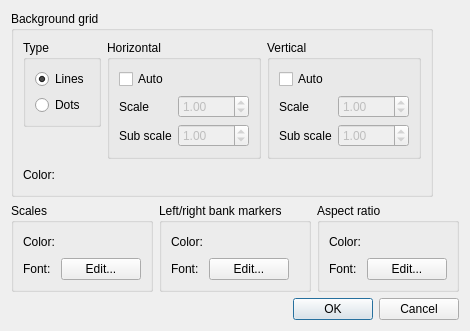
<?xml version="1.0" encoding="UTF-8"?>
<ui version="4.0">
 <class>GeoDataRiverSurveyCrossSectionDisplaySettingDialog</class>
 <widget class="QDialog" name="GeoDataRiverSurveyCrossSectionDisplaySettingDialog">
  <property name="geometry">
   <rect>
    <x>0</x>
    <y>0</y>
    <width>456</width>
    <height>318</height>
   </rect>
  </property>
  <property name="windowTitle">
   <string>Cross Section Window Display Setting</string>
  </property>
  <layout class="QVBoxLayout" name="verticalLayout_6">
   <item>
    <layout class="QHBoxLayout" name="horizontalLayout_6">
     <item>
      <widget class="QGroupBox" name="bgGridGroupBox">
       <property name="title">
        <string>Background grid</string>
       </property>
       <layout class="QVBoxLayout" name="verticalLayout_5">
        <item>
         <layout class="QHBoxLayout" name="horizontalLayout_2">
          <item>
           <layout class="QVBoxLayout" name="verticalLayout_4">
            <item>
             <widget class="QGroupBox" name="typeGroupBox">
              <property name="title">
               <string>Type</string>
              </property>
              <layout class="QVBoxLayout" name="verticalLayout">
               <item>
                <widget class="QRadioButton" name="bgLinesRadioButton">
                 <property name="text">
                  <string>Lines</string>
                 </property>
                 <property name="checked">
                  <bool>true</bool>
                 </property>
                </widget>
               </item>
               <item>
                <widget class="QRadioButton" name="bgDotsRadioButton">
                 <property name="text">
                  <string>Dots</string>
                 </property>
                </widget>
               </item>
              </layout>
             </widget>
            </item>
            <item>
             <spacer name="verticalSpacer">
              <property name="orientation">
               <enum>Qt::Vertical</enum>
              </property>
              <property name="sizeHint" stdset="0">
               <size>
                <width>20</width>
                <height>13</height>
               </size>
              </property>
             </spacer>
            </item>
           </layout>
          </item>
          <item>
           <widget class="QGroupBox" name="horizontalGroupBox">
            <property name="title">
             <string>Horizontal</string>
            </property>
            <layout class="QVBoxLayout" name="verticalLayout_2">
             <item>
              <widget class="QCheckBox" name="horizontalAutoCheckBox">
               <property name="text">
                <string>Auto</string>
               </property>
              </widget>
             </item>
             <item>
              <layout class="QGridLayout" name="gridLayout">
               <item row="0" column="0">
                <widget class="QLabel" name="horizontalScaleLabel">
                 <property name="text">
                  <string>Scale</string>
                 </property>
                </widget>
               </item>
               <item row="0" column="1">
                <widget class="QDoubleSpinBox" name="horizontalScaleSpinBox">
                 <property name="enabled">
                  <bool>false</bool>
                 </property>
                 <property name="minimum">
                  <double>0.010000000000000</double>
                 </property>
                 <property name="maximum">
                  <double>1000.000000000000000</double>
                 </property>
                 <property name="value">
                  <double>1.000000000000000</double>
                 </property>
                </widget>
               </item>
               <item row="1" column="0">
                <widget class="QLabel" name="horizontalSubScaleLabel">
                 <property name="text">
                  <string>Sub scale</string>
                 </property>
                </widget>
               </item>
               <item row="1" column="1">
                <widget class="QDoubleSpinBox" name="horizontalSubScaleSpinBox">
                 <property name="enabled">
                  <bool>false</bool>
                 </property>
                 <property name="minimum">
                  <double>0.010000000000000</double>
                 </property>
                 <property name="maximum">
                  <double>1000.000000000000000</double>
                 </property>
                 <property name="value">
                  <double>1.000000000000000</double>
                 </property>
                </widget>
               </item>
              </layout>
             </item>
            </layout>
           </widget>
          </item>
          <item>
           <widget class="QGroupBox" name="horizontalGroupBox_2">
            <property name="title">
             <string>Vertical</string>
            </property>
            <layout class="QVBoxLayout" name="verticalLayout_3">
             <item>
              <widget class="QCheckBox" name="verticalAutoCheckBox">
               <property name="text">
                <string>Auto</string>
               </property>
              </widget>
             </item>
             <item>
              <layout class="QGridLayout" name="gridLayout_2">
               <item row="0" column="0">
                <widget class="QLabel" name="verticalScaleLabel">
                 <property name="text">
                  <string>Scale</string>
                 </property>
                </widget>
               </item>
               <item row="0" column="1">
                <widget class="QDoubleSpinBox" name="verticalScaleSpinBox">
                 <property name="enabled">
                  <bool>false</bool>
                 </property>
                 <property name="minimum">
                  <double>0.010000000000000</double>
                 </property>
                 <property name="maximum">
                  <double>1000.000000000000000</double>
                 </property>
                 <property name="value">
                  <double>1.000000000000000</double>
                 </property>
                </widget>
               </item>
               <item row="1" column="0">
                <widget class="QLabel" name="verticalSubScaleLabel">
                 <property name="text">
                  <string>Sub scale</string>
                 </property>
                </widget>
               </item>
               <item row="1" column="1">
                <widget class="QDoubleSpinBox" name="verticalSubScaleSpinBox">
                 <property name="enabled">
                  <bool>false</bool>
                 </property>
                 <property name="minimum">
                  <double>0.010000000000000</double>
                 </property>
                 <property name="maximum">
                  <double>1000.000000000000000</double>
                 </property>
                 <property name="value">
                  <double>1.000000000000000</double>
                 </property>
                </widget>
               </item>
              </layout>
             </item>
            </layout>
           </widget>
          </item>
         </layout>
        </item>
        <item>
         <layout class="QHBoxLayout" name="horizontalLayout">
          <item>
           <widget class="QLabel" name="gridColorLabel">
            <property name="text">
             <string>Color:</string>
            </property>
           </widget>
          </item>
          <item>
           <widget class="ColorEditWidget" name="gridColorWidget">
            <property name="text">
             <string/>
            </property>
           </widget>
          </item>
          <item>
           <spacer name="horizontalSpacer">
            <property name="orientation">
             <enum>Qt::Horizontal</enum>
            </property>
            <property name="sizeHint" stdset="0">
             <size>
              <width>40</width>
              <height>20</height>
             </size>
            </property>
           </spacer>
          </item>
         </layout>
        </item>
       </layout>
      </widget>
     </item>
     <item>
      <spacer name="horizontalSpacer_5">
       <property name="orientation">
        <enum>Qt::Horizontal</enum>
       </property>
       <property name="sizeHint" stdset="0">
        <size>
         <width>40</width>
         <height>20</height>
        </size>
       </property>
      </spacer>
     </item>
    </layout>
   </item>
   <item>
    <layout class="QHBoxLayout" name="horizontalLayout_7">
     <item>
      <widget class="QGroupBox" name="distanceMakersGroupBox">
       <property name="title">
        <string>Scales</string>
       </property>
       <layout class="QGridLayout" name="gridLayout_4">
        <item row="0" column="0">
         <widget class="QLabel" name="distanceMarkersColorLabel">
          <property name="text">
           <string>Color:</string>
          </property>
         </widget>
        </item>
        <item row="0" column="1">
         <layout class="QHBoxLayout" name="horizontalLayout_4">
          <item>
           <widget class="ColorEditWidget" name="distanceMarkersColorWidget">
            <property name="text">
             <string/>
            </property>
           </widget>
          </item>
          <item>
           <spacer name="horizontalSpacer_3">
            <property name="orientation">
             <enum>Qt::Horizontal</enum>
            </property>
            <property name="sizeHint" stdset="0">
             <size>
              <width>18</width>
              <height>20</height>
             </size>
            </property>
           </spacer>
          </item>
         </layout>
        </item>
        <item row="1" column="0">
         <widget class="QLabel" name="distanceMarkersFontLabel">
          <property name="text">
           <string>Font:</string>
          </property>
         </widget>
        </item>
        <item row="1" column="1">
         <layout class="QHBoxLayout" name="horizontalLayout_9">
          <item>
           <widget class="QPushButton" name="distanceMarkersFontButton">
            <property name="text">
             <string>Edit...</string>
            </property>
           </widget>
          </item>
          <item>
           <spacer name="horizontalSpacer_8">
            <property name="orientation">
             <enum>Qt::Horizontal</enum>
            </property>
            <property name="sizeHint" stdset="0">
             <size>
              <width>40</width>
              <height>20</height>
             </size>
            </property>
           </spacer>
          </item>
         </layout>
        </item>
       </layout>
      </widget>
     </item>
     <item>
      <widget class="QGroupBox" name="lbBankMakersGroupBox">
       <property name="title">
        <string>Left/right bank markers</string>
       </property>
       <layout class="QGridLayout" name="gridLayout_5">
        <item row="0" column="0">
         <widget class="QLabel" name="lbBankMakersColorLabel">
          <property name="text">
           <string>Color:</string>
          </property>
         </widget>
        </item>
        <item row="0" column="1">
         <layout class="QHBoxLayout" name="horizontalLayout_5">
          <item>
           <widget class="ColorEditWidget" name="lbBankMakersColorWidget">
            <property name="text">
             <string/>
            </property>
           </widget>
          </item>
          <item>
           <spacer name="horizontalSpacer_4">
            <property name="orientation">
             <enum>Qt::Horizontal</enum>
            </property>
            <property name="sizeHint" stdset="0">
             <size>
              <width>18</width>
              <height>20</height>
             </size>
            </property>
           </spacer>
          </item>
         </layout>
        </item>
        <item row="1" column="0">
         <widget class="QLabel" name="lbBankMakersFontLabel">
          <property name="text">
           <string>Font:</string>
          </property>
         </widget>
        </item>
        <item row="1" column="1">
         <layout class="QHBoxLayout" name="horizontalLayout_10">
          <item>
           <widget class="QPushButton" name="lbBankMakersFontButton">
            <property name="text">
             <string>Edit...</string>
            </property>
           </widget>
          </item>
          <item>
           <spacer name="horizontalSpacer_9">
            <property name="orientation">
             <enum>Qt::Horizontal</enum>
            </property>
            <property name="sizeHint" stdset="0">
             <size>
              <width>40</width>
              <height>20</height>
             </size>
            </property>
           </spacer>
          </item>
         </layout>
        </item>
       </layout>
      </widget>
     </item>
     <item>
      <widget class="QGroupBox" name="aspectRatioGroupBox">
       <property name="title">
        <string>Aspect ratio</string>
       </property>
       <layout class="QGridLayout" name="gridLayout_3">
        <item row="0" column="0">
         <widget class="QLabel" name="aspectRatioColorLabel">
          <property name="text">
           <string>Color:</string>
          </property>
         </widget>
        </item>
        <item row="0" column="1">
         <layout class="QHBoxLayout" name="horizontalLayout_3">
          <item>
           <widget class="ColorEditWidget" name="aspectRatioColorWidget">
            <property name="text">
             <string/>
            </property>
           </widget>
          </item>
          <item>
           <spacer name="horizontalSpacer_2">
            <property name="orientation">
             <enum>Qt::Horizontal</enum>
            </property>
            <property name="sizeHint" stdset="0">
             <size>
              <width>18</width>
              <height>20</height>
             </size>
            </property>
           </spacer>
          </item>
         </layout>
        </item>
        <item row="1" column="0">
         <widget class="QLabel" name="aspectRatioFontLabel">
          <property name="text">
           <string>Font:</string>
          </property>
         </widget>
        </item>
        <item row="1" column="1">
         <layout class="QHBoxLayout" name="horizontalLayout_8">
          <item>
           <widget class="QPushButton" name="aspectRatioFontButton">
            <property name="text">
             <string>Edit...</string>
            </property>
           </widget>
          </item>
          <item>
           <spacer name="horizontalSpacer_7">
            <property name="orientation">
             <enum>Qt::Horizontal</enum>
            </property>
            <property name="sizeHint" stdset="0">
             <size>
              <width>40</width>
              <height>20</height>
             </size>
            </property>
           </spacer>
          </item>
         </layout>
        </item>
       </layout>
      </widget>
     </item>
     <item>
      <spacer name="horizontalSpacer_6">
       <property name="orientation">
        <enum>Qt::Horizontal</enum>
       </property>
       <property name="sizeHint" stdset="0">
        <size>
         <width>40</width>
         <height>20</height>
        </size>
       </property>
      </spacer>
     </item>
    </layout>
   </item>
   <item>
    <spacer name="verticalSpacer_2">
     <property name="orientation">
      <enum>Qt::Vertical</enum>
     </property>
     <property name="sizeHint" stdset="0">
      <size>
       <width>20</width>
       <height>3</height>
      </size>
     </property>
    </spacer>
   </item>
   <item>
    <widget class="QDialogButtonBox" name="buttonBox">
     <property name="orientation">
      <enum>Qt::Horizontal</enum>
     </property>
     <property name="standardButtons">
      <set>QDialogButtonBox::Cancel|QDialogButtonBox::Ok</set>
     </property>
    </widget>
   </item>
  </layout>
 </widget>
 <customwidgets>
  <customwidget>
   <class>ColorEditWidget</class>
   <extends>QLabel</extends>
   <header>guibase/widget/coloreditwidget.h</header>
  </customwidget>
 </customwidgets>
 <resources/>
 <connections>
  <connection>
   <sender>buttonBox</sender>
   <signal>accepted()</signal>
   <receiver>GeoDataRiverSurveyCrossSectionDisplaySettingDialog</receiver>
   <slot>accept()</slot>
   <hints>
    <hint type="sourcelabel">
     <x>227</x>
     <y>300</y>
    </hint>
    <hint type="destinationlabel">
     <x>157</x>
     <y>274</y>
    </hint>
   </hints>
  </connection>
  <connection>
   <sender>buttonBox</sender>
   <signal>rejected()</signal>
   <receiver>GeoDataRiverSurveyCrossSectionDisplaySettingDialog</receiver>
   <slot>reject()</slot>
   <hints>
    <hint type="sourcelabel">
     <x>295</x>
     <y>306</y>
    </hint>
    <hint type="destinationlabel">
     <x>286</x>
     <y>274</y>
    </hint>
   </hints>
  </connection>
  <connection>
   <sender>horizontalAutoCheckBox</sender>
   <signal>toggled(bool)</signal>
   <receiver>horizontalScaleSpinBox</receiver>
   <slot>setDisabled(bool)</slot>
   <hints>
    <hint type="sourcelabel">
     <x>132</x>
     <y>66</y>
    </hint>
    <hint type="destinationlabel">
     <x>198</x>
     <y>85</y>
    </hint>
   </hints>
  </connection>
  <connection>
   <sender>horizontalAutoCheckBox</sender>
   <signal>toggled(bool)</signal>
   <receiver>horizontalSubScaleSpinBox</receiver>
   <slot>setDisabled(bool)</slot>
   <hints>
    <hint type="sourcelabel">
     <x>163</x>
     <y>64</y>
    </hint>
    <hint type="destinationlabel">
     <x>181</x>
     <y>116</y>
    </hint>
   </hints>
  </connection>
  <connection>
   <sender>verticalAutoCheckBox</sender>
   <signal>toggled(bool)</signal>
   <receiver>verticalScaleSpinBox</receiver>
   <slot>setDisabled(bool)</slot>
   <hints>
    <hint type="sourcelabel">
     <x>275</x>
     <y>59</y>
    </hint>
    <hint type="destinationlabel">
     <x>319</x>
     <y>88</y>
    </hint>
   </hints>
  </connection>
  <connection>
   <sender>verticalAutoCheckBox</sender>
   <signal>toggled(bool)</signal>
   <receiver>verticalSubScaleSpinBox</receiver>
   <slot>setDisabled(bool)</slot>
   <hints>
    <hint type="sourcelabel">
     <x>264</x>
     <y>64</y>
    </hint>
    <hint type="destinationlabel">
     <x>322</x>
     <y>113</y>
    </hint>
   </hints>
  </connection>
 </connections>
</ui>
